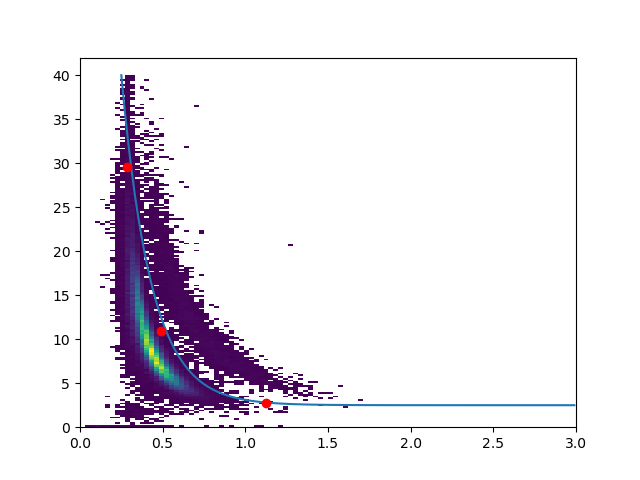

Generate this figure with Python:
import matplotlib.pyplot as plt
import numpy as np
from scipy.optimize import curve_fit
import ROOT

ROOT.gROOT.SetBatch(True)
nObj = 0

class File:
    def __init__(self,infile):
        if (isinstance(infile,ROOT.TFile)):
            self.TFile = infile
        else:
            self.TFile = ROOT.TFile(infile)

    def get(self,name,**kwargs):
        # if (not self.TFile.GetListOfKeys().Contains(name)):
            # raise ValueError("File does not contain specified object")
        h = self.TFile.Get(name)
        if (isinstance(h,ROOT.TH2)):
            return Hist2D(h,**kwargs)
        elif (isinstance(h,ROOT.TH1)):
            return Hist1D(h,**kwargs)
        else:
            raise ValueError("Object is not a supported type")

    def getNames(self):
        return [i.GetName() for i in self.TFile.GetListOfKeys()]

    def plotPoints(self,name,rebin=1,scale=1,**kwargs):
        h = self.get(name,rebin=rebin,scale=scale)
        if (isinstance(h,Hist1D)):
            return h.plotPoints(**kwargs)
        else:
            raise ValueError("This is not a 1D histogram and cannot be plotted with this method")
        
    def plotBand(self,name,rebin=1,scale=1,**kwargs):
        h = self.get(name,rebin=rebin,scale=scale)
        if (isinstance(h,Hist1D)):
            return h.plotBand(**kwargs)
        else:
            raise ValueError("This is not a 1D histogram and cannot be plotted with this method")
        
    def plotBar(self,name,rebin=1,scale=1,**kwargs):
        h = self.get(name,rebin=rebin,scale=scale)
        if (isinstance(h,Hist1D)):
            return h.plotBar(**kwargs)
        else:
            raise ValueError("This is not a 1D histogram and cannot be plotted with this method")
        
    def plotHeatmap(self,name,rebinx=1,rebiny=1,**kwargs):
        h = self.get(name,rebinx=rebinx,rebiny=rebiny)
        if (isinstance(h,Hist2D)):
            return h.plotHeatmap(**kwargs)
        else:
            raise ValueError("This is not a 2D histogram and cannot be plotted with this method")

class Hist1D:
    def __init__(self,hist,rebin=1,scale=1):
        global nObj
        self.TH1 = hist.Clone(str(nObj))
        nObj = nObj + 1
        
        if (rebin != 1):
            self.TH1.Rebin(rebin)
            
        g = ROOT.TGraphAsymmErrors(self.TH1)
        self.x = np.array(g.GetX())
        self.y = np.array(g.GetY())*scale
        xerr = []
        yerr = []
        for i in range(g.GetN()):
            xerr.append(g.GetErrorX(i))
            yerr.append(g.GetErrorY(i))
        self.xerr = np.array(xerr)
        self.yerr = np.array(yerr)*scale

    def scale(self,factor):
        self.y *= factor
        self.yerr *= factor

    def rebin(self,factor):
        if (factor != 1):
            self.TH1.Rebin(factor)
            g = ROOT.TGraphAsymmErrors(self.TH1)
            self.x = np.array(g.GetX())
            self.y = np.array(g.GetY())
            xerr = []
            yerr = []
            for i in range(g.GetN()):
                xerr.append(g.GetErrorX(i))
                yerr.append(g.GetErrorY(i))
            self.xerr = np.array(xerr)
            self.yerr = np.array(yerr)

    def areaNorm(self,reference):
        factor = np.sum(reference.y)/np.sum(self.y)
        self.scale(factor)
        return factor
        
    def plotPoints(self,**kwargs):
        return plt.errorbar(self.x,self.y,yerr=self.yerr,**kwargs)

    def plotBand(self,alpha=0.25,**kwargs):
        line = plt.plot(self.x,self.y,**kwargs)[0]
        band = plt.fill_between(self.x,self.y-self.yerr,self.y+self.yerr,
                                color=line.get_color(),zorder=line.zorder,
                                alpha=alpha)
        return line, band

    def plotBar(self,shift=0,**kwargs):
        bar = plt.bar(self.x+shift, self.y, **kwargs)
        
        return bar

class Hist2D:
    def __init__(self,hist,rebinx=1,rebiny=1):
        global nObj
        self.TH2 = hist.Clone(str(nObj))
        nObj = nObj + 1
        
        if (rebinx != 1):
            self.TH2.RebinX(rebinx)
        if (rebiny != 1):
            self.TH2.RebinY(rebiny)

        NX = self.TH2.GetNbinsX()
        NY = self.TH2.GetNbinsY()
    
        xedge = []
        yedge = []
        z = []
        zerr = []
        
        for j in range(NX):
            xedge.append(self.TH2.GetXaxis().GetBinLowEdge(j+1))
        xedge.append(self.TH2.GetXaxis().GetBinUpEdge(NX))
    
        for i in range(NY):
            yedge.append(self.TH2.GetYaxis().GetBinLowEdge(i+1))
            zcol = []
            zerrcol = []
            for j in range(NX):
                zval = self.TH2.GetBinContent(j+1,i+1)
                zcol.append(zval)
                zerrcol.append(self.TH2.GetBinError(j+1,i+1))
            z.append(zcol)
            zerr.append(zerrcol)
        yedge.append(self.TH2.GetYaxis().GetBinUpEdge(NY))
            
        self.xedge = np.array(xedge)
        self.yedge = np.array(yedge)
        self.z = np.array(z)
        self.zerr = np.array(zerr)
    
    def plotHeatmap(self,kill_zeros=True,**kwargs):
        z = self.z
        if (kill_zeros):
            z[z==0] = np.nan
        return plt.pcolormesh(self.xedge,self.yedge,self.z,**kwargs)

    def projectionX(self,**kwargs):
        return Hist1D(self.TH2.ProjectionX(),**kwargs)

    def projectionY(self,**kwargs):
        return Hist1D(self.TH2.ProjectionY(),**kwargs)


def exponential(x, a, b, c):
    return np.exp(a*x+b)+c

points = np.loadtxt('points.txt', delimiter=',', skiprows=1)

popt, pcov = curve_fit(exponential, points[:,0], points[:,1])
print(popt)

# plt.plot(points[:,0], exponential(points[:,0], *popt))

file_data = File("/work/halld2/home/boyu/src_analysis/filter/output/test/filteredtree_phi_d_recon_data_2H_kpkmd_alldata.root")
file_sim = File("/work/halld2/home/boyu/src_analysis/filter/output/test/filteredtree_phi_d_recon_sim_2H_kpkmd.root")

hist_data = file_data.get('no_cut/dEdx_d_no_cut')
hist_data.yedge = hist_data.yedge*1000000
# hist_sim = file_sim.get('pidfom_cut/dEdx_d_pidfom_cut')
hist_data.plotHeatmap(label="Data")
# hist_sim.plotHeatmap(label="Sim")
# plt.legend()
p_points = np.arange(0.25, 3, 0.01)
dE_points = np.exp(-5.5*p_points + 5.0) + 2.5
# dE_points = exponential(p_points, *popt)
plt.plot(p_points, dE_points, label="dE/dx = exp(-4.5*p + 5) + 2")
plt.plot(points[:,0], points[:,1], 'ro', label="Data points")

plt.savefig("fit.png")